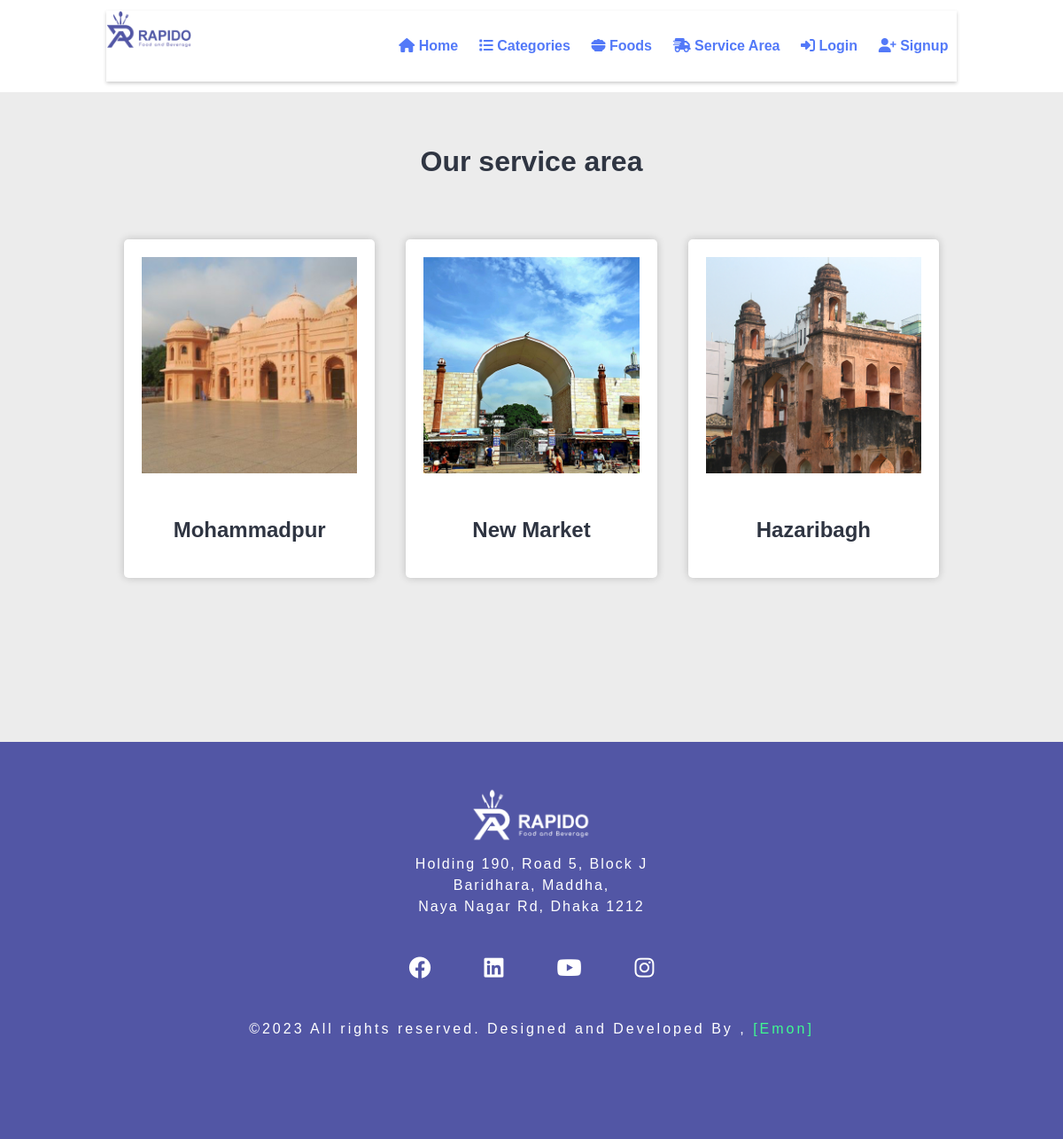
/service_area.php, run on the app's committed database.
### tables this page shows
CREATE TABLE `service_area` (
  `id` int(11) NOT NULL AUTO_INCREMENT,
  `area_name` varchar(100) DEFAULT NULL,
  `area_image` varchar(100) DEFAULT NULL,
  PRIMARY KEY (`id`)
);

### service_area.php (the view, shortened to what this page needs)
<?php include('partials-front/menu.php'); ?>
<section class="food-menu">
        <div class="container">
            <h2 class="text-center">Our service area</h2>
            <?php
                $sql = "SELECT * FROM `service_area`";
                $res=mysqli_query($conn, $sql);
                $count = mysqli_num_rows($res);
                if($count>0)
                {
                    ?>
                <div class="services-container">
                    <?php
                    while($row=mysqli_fetch_assoc($res))
                    {
                        $area_name = $row['area_name'];
                        $area_image = $row['area_image'];
                        ?>
                            <div class="service image-container">
                            <?php
                                    if($area_image=="")
                                    {
                                        echo "<div class='error'>Image not Available.</div>";
                                    }
                                    else
                                    {
                                        ?>
                                        <img src="<?php echo SITEURL; ?>images/food/<?php echo $area_image; ?>"  >
                                        <?php
                                    }
                                ?>
                                <h2><?php echo $area_name; ?></h2>
                            </div>
                        <?php
                    }
                }
                else
                {
                    echo "<div class='error'>Area not found.</div>";
                }
            ?>
        </div>
    </section>
    <?php include('partials-front/footer.php'); ?>

### css/style.css (style rules this page uses)
body { margin: 0; padding: 0; }
* { margin: 0 0; padding: 0 0; font-family: Arial, Helvetica, sans-serif; }
.container { width: 80%; margin: 0 auto; padding: 1%; }
.text-center { text-align: center; }
h2 { color: #2f3542; font-size: 2rem; margin-bottom: 2%; }
.food-menu { background-color: #ececec; padding: 4% 0; }

### partials-front/menu.php (style rules this page uses)
.services-container { display: grid; grid-template-columns: repeat(3,1fr); gap: 35px; justify-content: space-between; max-width: 1200px; margin: 0 auto; padding: 50px 20px; }
.service { flex-basis: calc(25% - 20px); margin-bottom: 40px; padding: 20px; background-color: #fff; box-shadow: 0px 0px 10px rgba(0, 0, 0, 0.2); border-radius: 5px; text-align: center; }
.service img { max-width: 100%; margin-bottom: 50px; }
.service h2 { font-size: 24px; margin-bottom: 20px; margin-top: 45px; }
.image-container { position: relative; overflow: hidden; }
.image-container img { display: block; width: 100%; height: auto; transition: transform 0.3s ease-out; }
body { font-family: Arial, sans-serif; margin: 0; padding: 0; }

### data on the page
service_area: area_image (picture), area_name "Mohammadpur"
service_area: area_image (picture), area_name "New Market"
service_area: area_image (picture), area_name "Hazaribagh"
